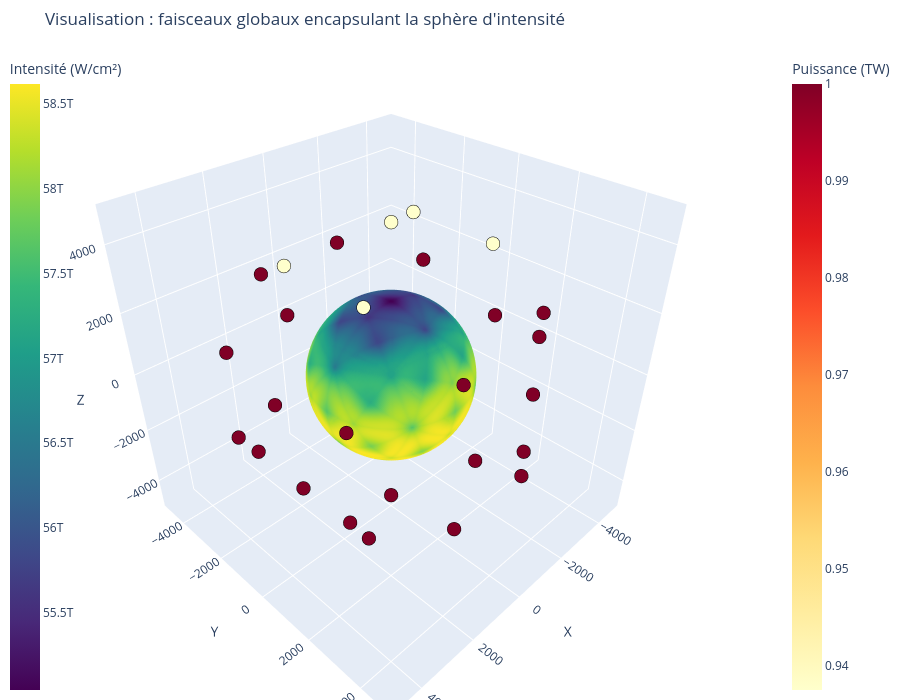

Notebook code for this chart:
### Markdown cell above
Pour visualiser le cas localisé d'intérêt il suffit de mettre 
cas =
- 1tache
- 2taches
- 3taches
- 5taches

### Code cell
cas = "5taches"

directory = f"results/{cas}"

liste_dicts = []

### Lecture des fichiers .pkl dans le répertoire courant
for fichier in sorted(glob.glob(os.path.join(directory, "*.pkl"))):
    with open(fichier, "rb") as f:
        data = pickle.load(f)
        liste_dicts.append(data)

### Lecture du fichier contenant les intensités compensées .nc
p_in_z1z2_beam_all = read_general_netcdf(directory + "/p_in_z1z2_beam_all_opti"+ cas +"_sansP0.nc")
dataset_compensated = read_data(p_in_z1z2_beam_all)
n = len(liste_dicts)
print(f"Nombre de fichiers .pkl chargés : {n}")

visualisation_3D(data, num_tree=0, num_pert=0, intensite=True)

fig = plt.figure()
ax = plt.axes()
ax.set_xticks(range(0, LMAX+1, 1))
plt.xlim([0, LMAX])
plt.title(r"Spectre de puissance de $\sigma$ avec des pertes de faisceaux sur " + cas)
plt.xlabel("l (mode)")
plt.ylabel(r"$\sigma_l^2$")


for i in range(n):
    for j in range(len(liste_dicts[i])):
        for k in range(len(liste_dicts[i][j])):
            dataset = liste_dicts[i][j][k]['dataset'] 
            plot_power_spectrum(dataset,i,n)

plot_power_spectrum(dataset_compensated,n,n, label="Compensé")

plot_power_spectrum(dataset_parfait,n,n,label="Parfait")

plt.legend()
plt.legend(loc='lower right')
plt.grid()
plt.yscale('log')
ymin, ymax = ax.get_ylim()
ax.set_ylim(ymin, ymax * 5)
plt.xlim([1, LMAX])
plt.xticks(np.arange(1, LMAX+1, 1))
plt.show()

### Figure 1 — Plotly figure (JSON) as saved in the notebook; plotly's stock layout.template omitted (floating-point values rounded to 4 significant figures; data arrays with more than 128 entries replaced by an {"elided": "..."} marker saying what was removed)
{"data": [{"hoverinfo": "skip", "marker": {"color": {"elided": "49152 float values"}, "colorbar": {"title": {"text": "Intensité (W/cm²)"}, "x": -0.1}, "colorscale": [[0, "#440154"], [0.1111, "#482878"], [0.2222, "#3e4989"], [0.3333, "#31688e"], [0.4444, "#26828e"], [0.5556, "#1f9e89"], [0.6667, "#35b779"], [0.7778, "#6ece58"], [0.8889, "#b5de2b"], [1, "#fde725"]], "opacity": 1, "showscale": true, "size": 3}, "mode": "markers", "name": "Sphère d'intensité", "type": "scatter3d", "x": {"elided": "49152 float values"}, "y": {"elided": "49152 float values"}, "z": {"elided": "49152 float values"}}, {"hoverinfo": "text", "marker": {"color": [0.9375, 0.9375, 0.9375, 1.0, 1.0, 1.0, 1.0, 1.0, 0.9375, 0.9375, 1.0, 1.0, 1.0, 1.0, 1.0, 1.0, 1.0, 1.0, 1.0, 1.0, 1.0, 1.0, 1.0, 1.0, 1.0, 1.0, 1.0, 1.0, 1.0, 1.0], "colorbar": {"title": {"text": "Puissance (TW)"}, "x": 1.1}, "colorscale": [[0, "rgb(255,255,204)"], [0.125, "rgb(255,237,160)"], [0.25, "rgb(254,217,118)"], [0.375, "rgb(254,178,76)"], [0.5, "rgb(253,141,60)"], [0.625, "rgb(252,78,42)"], [0.75, "rgb(227,26,28)"], [0.875, "rgb(189,0,38)"], [1, "rgb(128,0,38)"]], "line": {"color": "black", "width": 2}, "opacity": 1, "showscale": true, "size": 8}, "mode": "markers", "name": "Puissance P", "text": ["Indice: 0<br>Puissance P: 0.94 TW", "Indice: 1<br>Puissance P: 0.94 TW", "Indice: 2<br>Puissance P: 0.94 TW", "Indice: 3<br>Puissance P: 1.00 TW", "Indice: 4<br>Puissance P: 1.00 TW", "Indice: 5<br>Puissance P: 1.00 TW", "Indice: 6<br>Puissance P: 1.00 TW", "Indice: 7<br>Puissance P: 1.00 TW", "Indice: 8<br>Puissance P: 0.94 TW", "Indice: 9<br>Puissance P: 0.94 TW", "Indice: 10<br>Puissance P: 1.00 TW", "Indice: 11<br>Puissance P: 1.00 TW", "Indice: 12<br>Puissance P: 1.00 TW", "Indice: 13<br>Puissance P: 1.00 TW", "Indice: 14<br>Puissance P: 1.00 TW", "Indice: 15<br>Puissance P: 1.00 TW", "Indice: 16<br>Puissance P: 1.00 TW", "Indice: 17<br>Puissance P: 1.00 TW", "Indice: 18<br>Puissance P: 1.00 TW", "Indice: 19<br>Puissance P: 1.00 TW", "Indice: 20<br>Puissance P: 1.00 TW", "Indice: 21<br>Puissance P: 1.00 TW", "Indice: 22<br>Puissance P: 1.00 TW", "Indice: 23<br>Puissance P: 1.00 TW", "Indice: 24<br>Puissance P: 1.00 TW", "Indice: 25<br>Puissance P: 1.00 TW", "Indice: 26<br>Puissance P: 1.00 TW", "Indice: 27<br>Puissance P: 1.00 TW", "Indice: 28<br>Puissance P: 1.00 TW", "Indice: 29<br>Puissance P: 1.00 TW"], "type": "scatter3d", "x": [0.0, 2307.0, 2307.0, 3733.0, 1426.0, -1.479e-05, -1426.0, -3733.0, -2307.0, -2307.0, 1426.0, 3733.0, 3733.0, 4614.0, 3733.0, 2307.0, 1426.0, -1426.0, -2307.0, -3733.0, -4614.0, -3733.0, -3733.0, -1426.0, -1.479e-05, 1426.0, -1426.0, -2307.0, 1.656e-05, 2307.0], "y": [0.0, -1426.0, 1426.0, 2307.0, 3733.0, 4614.0, 3733.0, 2307.0, 1426.0, -1426.0, -3733.0, -2307.0, -2307.0, 0.0, 2307.0, 1426.0, 3733.0, 3733.0, 1426.0, 2307.0, 1.656e-05, -2307.0, -2307.0, -3733.0, -4614.0, -3733.0, -3733.0, -1426.0, 0.0, -1426.0], "z": [4614.0, 3733.0, 3733.0, 1426.0, 2307.0, -1.479e-05, 2307.0, 1426.0, 3733.0, 3733.0, 2307.0, 1426.0, -1426.0, -1.479e-05, -1426.0, -3733.0, -2307.0, -2307.0, -3733.0, -1426.0, -1.479e-05, -1426.0, 1426.0, 2307.0, -1.479e-05, -2307.0, -2307.0, -3733.0, -4614.0, -3733.0]}], "layout": {"height": 700, "margin": {"b": 0, "l": 0, "r": 0, "t": 50}, "scene": {"aspectmode": "cube", "xaxis": {"range": [-5075.0, 5075.0], "title": {"text": "X"}}, "yaxis": {"range": [-5075.0, 5075.0], "title": {"text": "Y"}}, "zaxis": {"range": [-5075.0, 5075.0], "title": {"text": "Z"}}}, "showlegend": false, "title": {"text": "Visualisation : faisceaux globaux encapsulant la sphère d'intensité"}, "width": 900}}
